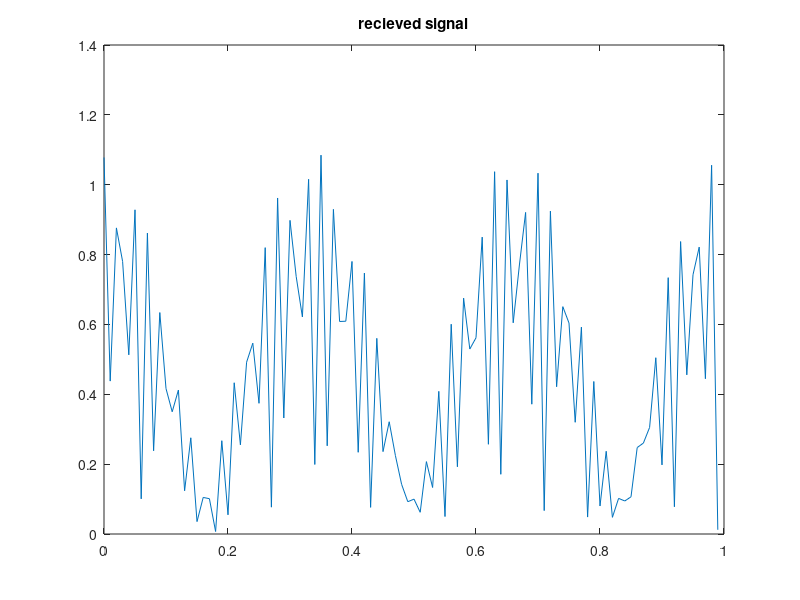

Write the MATLAB code that produced this figure.
clear
clc
close all
%%%%%%%%%%%%%%%%%%%%%%%%%%%%%%%%%%%%%%%%%%%%%%%%%%%%%%%%%%%%%%%%%%%%%%%%%%%
T=1; %length of the sampling area
Alpha_1=0.5;
Alpha_2=0.6;
Beta=0.3;
R_1=250 *1e3;
R_2=200 *1e3;
V_1=180 /3.6;
V_2=216 /3.6;
C=3*1e8;
P=2/C;
t_d1=P*R_1;
t_d2=P*R_2;
f_s=100; %sampling frequence
f_c=5;
f_d1=Beta*V_1;
f_d2=Beta*V_2;
t_s=1/f_s; %Time-distance between two samples
N=T/t_s;
t_start=0;
t_end= 1;
t=t_start:t_s:t_end-t_s;
f=-f_s/2:f_s/N:f_s/2-f_s/N;
%%%%%%%%%%%%%%%%%%%%%%%%%%%%%%%%%%%%%%%%%%%%%%%%%%%%%%%%%%%%%%%%%%%%%%%%%%%
y_1 =Alpha_1*cos(2*pi*(f_c + f_d1)*(t-t_d1));
y_2 =Alpha_2*cos(2*pi*(f_c + f_d2)*(t-t_d2));
y_3=y_1 + y_2;%y_3 is receiving signal

figure 
plot(t,abs(y_3));
title("recieved signal")


